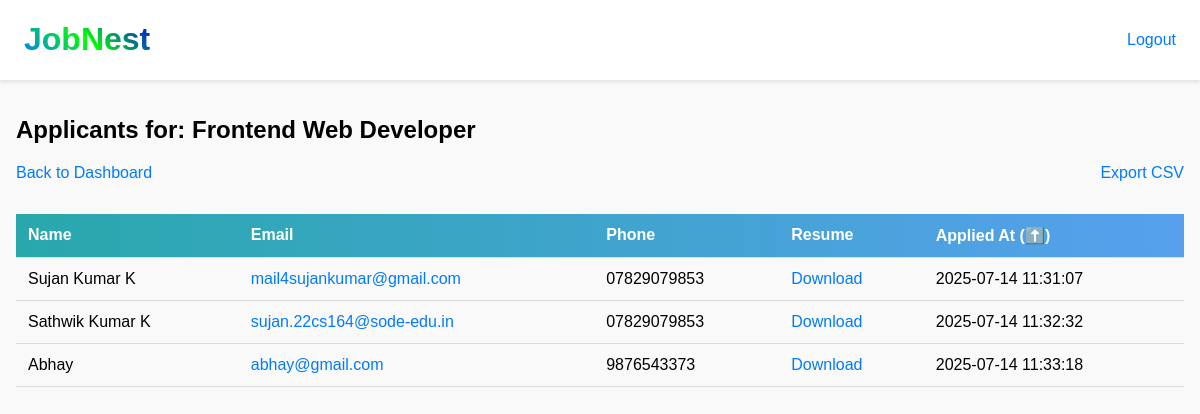
/admin/view_applicants.php?id=8 (signed in), run on the app's committed database.
### tables this page shows
CREATE TABLE `jobs` (
  `id` int(11) NOT NULL,
  `title` varchar(255) DEFAULT NULL,
  `description` text DEFAULT NULL,
  `location` varchar(100) DEFAULT NULL,
  `skills` text DEFAULT NULL,
  `salary_min` int(11) DEFAULT NULL,
  `deadline` date DEFAULT NULL,
  `status` enum('Open','Closed') DEFAULT 'Open',
  `created_at` timestamp NOT NULL DEFAULT current_timestamp()
);

CREATE TABLE `applications` (
  `id` int(11) NOT NULL,
  `job_id` int(11) DEFAULT NULL,
  `full_name` varchar(100) DEFAULT NULL,
  `email` varchar(100) DEFAULT NULL,
  `phone` varchar(20) DEFAULT NULL,
  `resume` varchar(255) DEFAULT NULL,
  `applied_at` timestamp NOT NULL DEFAULT current_timestamp()
);

### admin/view_applicants.php (the view, shortened to what this page needs)
<?php
require '../includes/db.php';
$job_id = $_GET['id'];
$job_stmt = $conn->prepare("SELECT title FROM jobs WHERE id = ?");
$job_stmt->bind_param("i", $job_id);
$job_stmt->execute();
$job_result = $job_stmt->get_result();
$job = $job_result->fetch_assoc();
$job_title = $job['title'] ?? 'Unknown Job';
$order = (isset($_GET['order']) && strtolower($_GET['order']) === 'desc') ? 'DESC' : 'ASC';
$toggle_order = ($order === 'ASC') ? 'desc' : 'asc';
$applicants = $conn->query("SELECT * FROM applications WHERE job_id = $job_id ORDER BY applied_at $order");
?>
<!DOCTYPE html>
<html>
<head>
    <link rel="stylesheet" href="../assets/styles.css">
</head>
<body>
    <div class="header">
        <?php include '../includes/logo.php'; ?>
        <a href="logout.php">Logout</a>
    </div>
    <div class="dashboard">
        <h2>Applicants for: <?= htmlspecialchars($job_title) ?></h2>
        <div class="top-section">
            <a href="dashboard.php">Back to Dashboard</a>
            <a href="export_csv.php?id=<?= $job_id ?>">Export CSV</a>
        </div>
        <div class="table-wrapper">
            <table class="applicant-table">
                <thead>
                    <th>Name</th>
                    <th>Email</th>
                    <th>Phone</th>
                    <th>Resume</th>
                    <th>
                        <a href="?id=<?= $job_id ?>&order=<?= $toggle_order ?>" style="color:#fff">Applied At
                            (<?= $order === 'ASC' ? '⬆️' : '⬇️' ?>)
                        </a>
                    </th>
                </thead>
                <tbody>
                    <?php while ($app = $applicants->fetch_assoc()): ?>
                        <tr>
                            <td><?= $app['full_name'] ?></td>
                            <td><a href="mailto:<?= $app['email'] ?>"><?= $app['email'] ?></a></td>
                            <td><?= $app['phone'] ?></td>
                            <td><a href="../resumes/<?= $app['resume'] ?>" download>Download</a></td>
                            <td><?= $app['applied_at'] ?></td>
                        </tr>
                    <?php endwhile; ?>
                </tbody>
            </table>
        </div>
    </div>
</body>
</html>

### assets/styles.css (style rules this page uses)
body { width: 100%; height: 100vh; margin: 0; padding: 0; box-sizing: border-box; background-color: #f9f9f9; font-family: sans-serif; }
a { text-decoration: none; color: #007bff; }
.dashboard { max-width: 1200px; margin: 0 auto; padding: 1rem; }
.top-section { display: flex; justify-content: space-between; align-items: center; margin-bottom: 1rem; }
.table-wrapper { overflow-x: auto; max-width: 100%; }
.job-table, .applicant-table { width: 100%; border-collapse: collapse; margin-top: 1rem; }
.job-table thead, .applicant-table thead { background-image: linear-gradient(to left, #57a0ee, #29a8ac); color: white; }
.job-table th, .job-table td, .applicant-table th, .applicant-table td { padding: 0.75rem; text-align: left; border-bottom: 1px solid #ddd; }

### data on the page
jobs: title "Frontend Web Developer"
applications: full_name "Sujan Kumar K", email "mail4sujankumar@gmail.com", phone "07829079853", applied_at "2025-07-14 11:31:07"
applications: full_name "Sathwik Kumar K", email "sujan.22cs164@sode-edu.in", phone "07829079853", applied_at "2025-07-14 11:32:32"
applications: full_name "Abhay", email "abhay@gmail.com", phone "9876543373", applied_at "2025-07-14 11:33:18"
